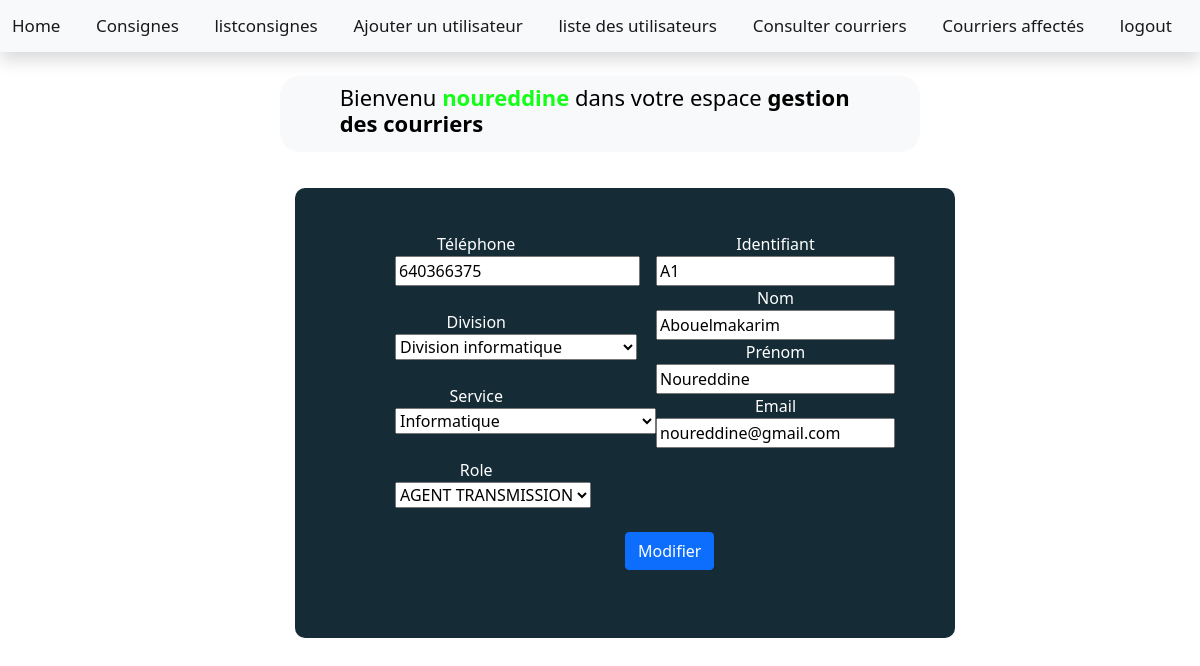
/update/1 (signed in), run on the app's committed database.
### courriers/models.py (models this page shows, shortened)
class Utilisateur(models.Model):
    user=models.OneToOneField(User,on_delete=models.CASCADE)
    identifiant=models.CharField(max_length=10,default='',unique=True)
    nom=models.CharField(max_length=20)
    prenom=models.CharField(max_length=20)
    email=models.EmailField(default='')
    telephone=models.BigIntegerField(max_length=14)
    role=models.ForeignKey('Role',on_delete=models.CASCADE)
    division=models.ForeignKey('Division',on_delete=models.SET_NULL,null=True)
    service=models.ForeignKey('Service',on_delete=models.SET_NULL,null=True,blank=True)

### courriers/views.py (the view)
# urls.py: path('update/<int:id>',views.update,name="update"),
@login_required(login_url='update')
def update(request,id):
    utilisateur=Utilisateur.objects.get(id=id)
    formuser=Registration(instance=utilisateur)
    template=loader.get_template('update.html')
    context={
        'utilisateur':utilisateur,
        'formuser':formuser,
    }
    return HttpResponse(template.render(context, request))

### courriers/forms.py
class Registration(forms.ModelForm):
    nom=forms.CharField(max_length=20,required=True)
    prenom=forms.CharField(max_length=20,required=True)
    email=forms.EmailField(required=True)
    telephone=forms.TextInput(attrs={'class':'form-control'})
    identifiant=forms.CharField(label="Identifiant" ,max_length=10,required=True)
    class Meta:
        model=Utilisateur
        fields=['identifiant','nom','prenom','email','role','telephone','division','service']

### courriers/models.py (called while the page is built)
    def __str__(self):
        return self.nom

    def __str__(self):
        return self.nom

    def __str__(self):
        return self.nom

### courriers/templates/update.html (shortened to what this page needs)
<!DOCTYPE html>
<html>
    <head>
   {% load static %}
   {% include 'navbaradmin.html' %}
    </head>
    <body style="background-color:#ffffff">
        <div class="box">
            <br>
            <div class="form-group last" id="partie1">
            <form action="updeateuser/{{utilisateur.id}}" method="post">
                <label for="identifiant">Identifiant</label>
                <br>
                  {{ formuser.identifiant }}
                  <br>
                  <label for="name">Nom</label>
                  <br>
                    {{ formuser.nom }}
                <br>
                <label for="name">Prénom</label>
                <br>
                  {{ formuser.prenom }}
                  <br>
                  <label for="name">Email</label>
                  <br>
                    {{ formuser.email }}
                <br>
            </div>
            <div class="form-group last" id="partie2">
                    <label for="name">Téléphone</label>
                    <br>
                      {{ formuser.telephone }}
                    <br>
                    <br>
                    <label for="name">Division</label>
                  <br>
                    {{ formuser.division }}
                    <br>
                    <br>
                    <label for="name">Service</label>
                  <br>
                    {{ formuser.service }}
                <br>
                <br>
                <label for="name">Role</label>
                  <br>
                    {{ formuser.role }}
                    <br>
                    <br>
                <button type="submit" id="btn" class="btn btn-primary">Modifier</button>
              </div>
        </div>
</body>
</html>

### courriers/templates/navbaradmin.html (shortened to what this page needs)
<!DOCTYPE html>
<html lang="en">
<head>
  {% load static %}
  <link href="https://cdn.jsdelivr.net/npm/bootstrap@5.1.3/dist/css/bootstrap.min.css" rel="stylesheet">
</head>
<body style="background-color:#ffffff">
<nav class="navbar navbar-expand-sm navbar-light text-dark shadow bg-light">
  <div class="container-fluid">
    <a class="navbar-brand" href="/homeadmin">Home</a>
    <a class="navbar-brand" href="/consignes">Consignes</a>
    <a class="navbar-brand" href="/listconsignes">listconsignes</a>
    <a class="navbar-brand" href="/registerusers">Ajouter un utilisateur</a>
    <a class="navbar-brand" href="/listusers">liste des utilisateurs</a>
    <a class="navbar-brand" href="/listcourriersadmin">Consulter courriers</a>
    <a class="navbar-brand" href="/listaffectationsadmin">Courriers affectés</a>
    <a class="navbar-brand" href="/logout">logout</a>
    </div>
</nav>
<br>
<nav class="navbar navbar-expand-sm navbar-light bg-light" id="title">&nbsp&nbsp&nbsp&nbsp&nbsp
<h3>Bienvenu <strong style="color:rgb(18, 255, 22)";>{{user}}</strong> dans votre espace <strong style="color:rgb(0, 0, 0)">gestion des courriers</strong></h2>
</nav>
</body>

### courriers/templates/navbaradmin.html (style rules this page uses)
.navbar-brand { font-size:17px; color:rgb(0, 0, 0); }
h3 { font-size:22px; color:rgb(0, 0, 0); margin-right:55px }
#title { margin-right:280px; margin-left:280px; border-radius:20px 20px 20px 20px }

### courriers/templates/update.html (style rules this page uses)
.box { width:55%; height:450px; margin-left:295px; margin-top:3%; padding-right:10px; border-radius:10px; background-color:rgb(21, 44, 55); justify-content:center; text-align:center; }
#partie1 { width 25%; display:inline-block; float:right; margin-right:50px; margin-top:3%; }
#partie2 { width:25%; display:inline-block; margin-left:100px; float : left; margin-top:3%; }
#btn { margin-left:230px }
label { color:white; }

### data on the page
Utilisateur: identifiant "A1", nom "Abouelmakarim", prenom "Noureddine", email "noureddine@gmail.com", telephone "640366375", division "Division informatique", service "Informatique", role "AGENT TRANSMISSION"

### other printed values
{{ user }} "noureddine"
